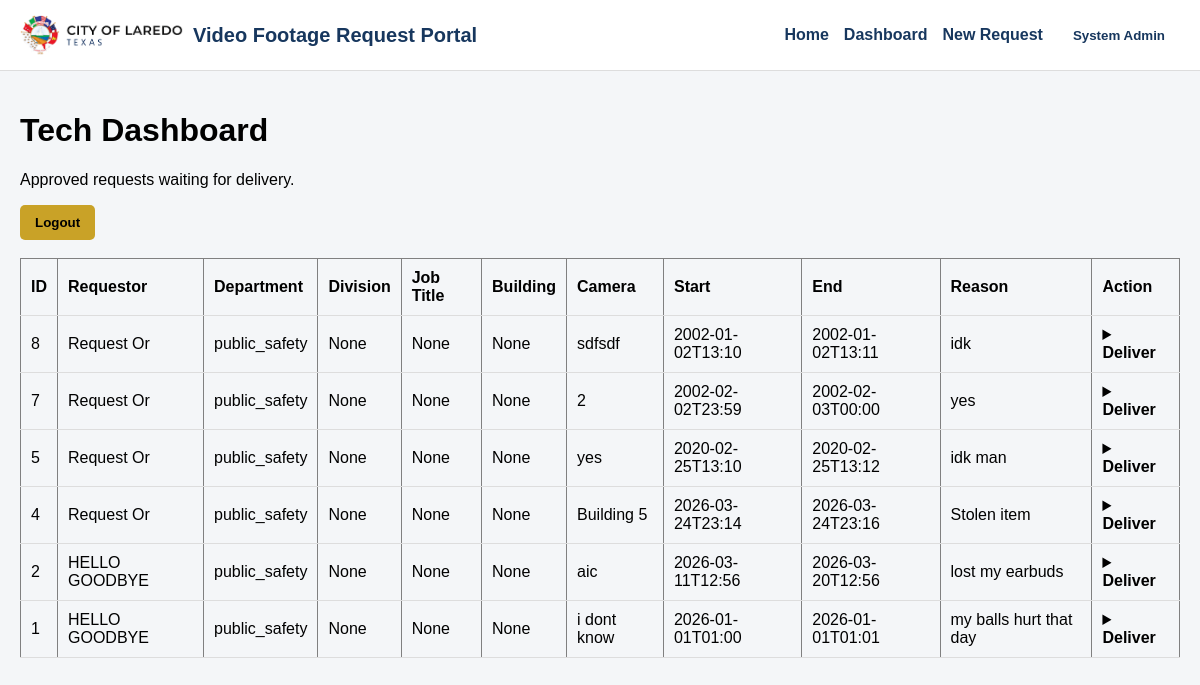
/tech/dashboard (signed in), run on the app's committed database.
### tables this page shows
CREATE TABLE users (
  id INTEGER PRIMARY KEY AUTOINCREMENT,
  first_name TEXT NOT NULL,
  last_name  TEXT NOT NULL,
  email      TEXT NOT NULL UNIQUE,
  password_hash TEXT NOT NULL,
  role TEXT NOT NULL CHECK (role IN ('requestor','director','tech','admin')),
  department TEXT,
  is_active INTEGER NOT NULL DEFAULT 1,
  created_at TEXT NOT NULL DEFAULT (datetime('now')),
  updated_at TEXT NOT NULL DEFAULT (datetime('now'))
, employee_id TEXT, division TEXT, job_title TEXT);

CREATE TABLE footage_requests (
  id INTEGER PRIMARY KEY AUTOINCREMENT,
  requestor_id INTEGER NOT NULL,
  camera_location TEXT NOT NULL,
  start_time TEXT NOT NULL,
  end_time   TEXT NOT NULL,
  reason TEXT NOT NULL,
  status TEXT NOT NULL DEFAULT 'Pending'
    CHECK (status IN ('Pending','Approved','Denied','Completed')),
  director_id INTEGER,
  director_comment TEXT,
  decided_at TEXT,
  tech_id INTEGER,
  completed_at TEXT,
  footage_path TEXT,
  submitted_at TEXT NOT NULL DEFAULT (datetime('now')),
  updated_at TEXT NOT NULL DEFAULT (datetime('now')), division TEXT, job_title TEXT, building TEXT,
  FOREIGN KEY (requestor_id) REFERENCES users(id),
  FOREIGN KEY (director_id)  REFERENCES users(id),
  FOREIGN KEY (tech_id)      REFERENCES users(id)
);

### app.py (the view)
    @app.route("/tech/dashboard")
    @login_required
    @role_required("admin", "tech")
    def tech_dashboard():
        db = get_db()
        rows = db.execute(
            """
            SELECT
                fr.id,
                fr.building,
                fr.division,
                fr.job_title,
                fr.camera_location,
                fr.start_time,
                fr.end_time,
                fr.reason,
                fr.status,
                fr.submitted_at,
                u.first_name,
                u.last_name,
                u.department
            FROM footage_requests fr
            JOIN users u ON fr.requestor_id = u.id
            WHERE fr.status = 'Approved'
            ORDER BY fr.submitted_at DESC
            """
        ).fetchall()
        return render_template("tech_dashboard.html", requests=rows)

### auth.py (called while the page is built)
def login_required(view):
    @wraps(view)
    def wrapped(*args, **kwargs):
        if session.get("user_id") is None:
            return redirect(url_for("login"))
        return view(*args, **kwargs)
    return wrapped

def role_required(*roles):
    def decorator(view):
        @wraps(view)
        def wrapped(*args, **kwargs):
            if session.get("user_id") is None:
                return redirect(url_for("login"))
            if session.get("role") not in roles:
                flash("You do not have permission to access that page.", "error")
                log_action("ACCESS_DENIED")
                return redirect(url_for("dashboard"))
            return view(*args, **kwargs)
        return wrapped
    return decorator

### db.py (called while the page is built)
def get_db():
    if "db" not in g:
        g.db = sqlite3.connect(current_app.config["DATABASE"])
        g.db.row_factory = sqlite3.Row
        g.db.execute("PRAGMA foreign_keys = ON;")
    return g.db

### templates/tech_dashboard.html (shortened to what this page needs)
{% extends "base.html" %}
{% block content %}
  <h1>Tech Dashboard</h1>
  <p>Approved requests waiting for delivery.</p>
  <a href="{{ url_for('logout') }}">
    <button type="button">Logout</button>
  </a>
  <br><br>
  {% if requests %}
    <table border="1" cellpadding="8">
      <tr>
        <th>ID</th>
        <th>Requestor</th>
        <th>Department</th>
        <th>Division</th>
        <th>Job Title</th>
        <th>Building</th>
        <th>Camera</th>
        <th>Start</th>
        <th>End</th>
        <th>Reason</th>
        <th>Action</th>
      </tr>
      {% for row in requests %}
      <tr>
        <td>{{ row.id }}</td>
        <td>{{ row.first_name }} {{ row.last_name }}</td>
        <td>{{ row.department }}</td>
        <td>{{ row.division }}</td>
        <td>{{ row.job_title }}</td>
        <td>{{ row.building }}</td>
        <td>{{ row.camera_location }}</td>
        <td>{{ row.start_time }}</td>
        <td>{{ row.end_time }}</td>
        <td>{{ row.reason }}</td>
        <td style="vertical-align:top;">
          <details>
            <summary style="cursor:pointer; font-weight:bold;">Deliver</summary>
            <br>
          </details>
        </td>
      </tr>
      {% endfor %}
    </table>
  {% else %}
    <p>No approved requests available.</p>
  {% endif %}
{% endblock %}

### templates/base.html (shortened to what this page needs)
<!DOCTYPE html>
<html lang="en">
<head>
</head>
<body>
    <div class="header">
        <div class="brand">
            <img src="{{ url_for('static', filename='images/laredo_logo.png') }}" alt="City of Laredo" style="height:40px;">
            <span>Video Footage Request Portal</span>
        </div>
        {% if current_user %}
<div class="nav">
    <a href="/">Home</a>
    <a href="{{ url_for('requestor_dashboard') }}">Dashboard</a>
    <a href="{{ url_for('new_request') }}">New Request</a>
    <div class="user-menu" id="userMenu">
        <button type="button" class="user-toggle" onclick="toggleUserMenu()">
            {{ current_user["first_name"] }} {{ current_user["last_name"] }}
        </button>
    </div>
</div>
{% endif %}
    </div>
    <div class="{% block container_class %}container{% endblock %}">
        {% block content %}{% endblock %}
    </div>
</body>
</html>

### templates/base.html (style rules this page uses)
body { margin: 0; font-family: Arial, sans-serif; background: #f4f6f8; }
.header { background: white; padding: 15px 20px; display: flex; justify-content: space-between; align-items: center; border-bottom: 1px solid #ddd; }
.brand { font-weight: bold; color: #17375e; font-size: 20px; display: flex; align-items: center; gap: 10px; }
.nav { display: flex; align-items: center; gap: 15px; }
.nav a { text-decoration: none; color: #17375e; font-weight: bold; }
.container { padding: 20px; }
button { background: #c9a227; border: none; padding: 10px 15px; font-weight: bold; cursor: pointer; border-radius: 5px; }
table { width: 100%; border-collapse: collapse; }
th, td { padding: 10px; border-bottom: 1px solid #ddd; text-align: left; }
.user-menu { position: relative; display: inline-block; }
.user-toggle { display: flex; align-items: center; gap: 8px; background: none; border: none; cursor: pointer; font-weight: bold; color: #17375e; }

### data on the page
users: first_name "System", last_name "Admin"
footage_requests: id "8", first_name "Request", last_name "Or", department "public_safety", division "None", job_title "None", building "None", camera_location "sdfsdf", start_time "2002-01-02T13:10", end_time "2002-01-02T13:11", reason "idk"
footage_requests: id "7", first_name "Request", last_name "Or", department "public_safety", division "None", job_title "None", building "None", camera_location "2", start_time "2002-02-02T23:59", end_time "2002-02-03T00:00", reason "yes"
footage_requests: id "5", first_name "Request", last_name "Or", department "public_safety", division "None", job_title "None", building "None", camera_location "yes", start_time "2020-02-25T13:10", end_time "2020-02-25T13:12", reason "idk man"
footage_requests: id "4", first_name "Request", last_name "Or", department "public_safety", division "None", job_title "None", building "None", camera_location "Building 5", start_time "2026-03-24T23:14", end_time "2026-03-24T23:16", reason "Stolen item"
footage_requests: id "2", first_name "HELLO", last_name "GOODBYE", department "public_safety", division "None", job_title "None", building "None", camera_location "aic", start_time "2026-03-11T12:56", end_time "2026-03-20T12:56", reason "lost my earbuds"
footage_requests: id "1", first_name "HELLO", last_name "GOODBYE", department "public_safety", division "None", job_title "None", building "None", camera_location "i dont know", start_time "2026-01-01T01:00", end_time "2026-01-01T01:01", reason "my balls hurt that day"
